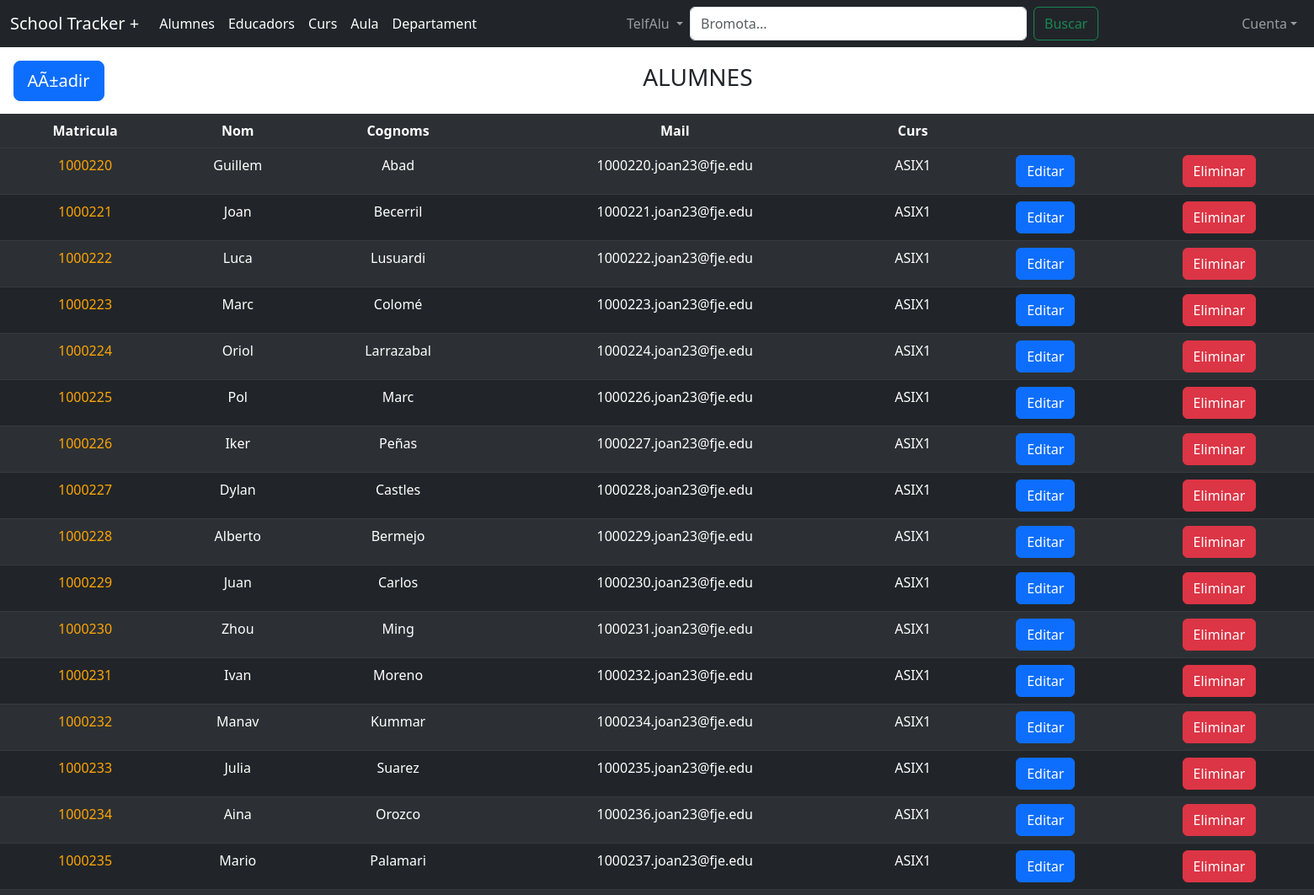
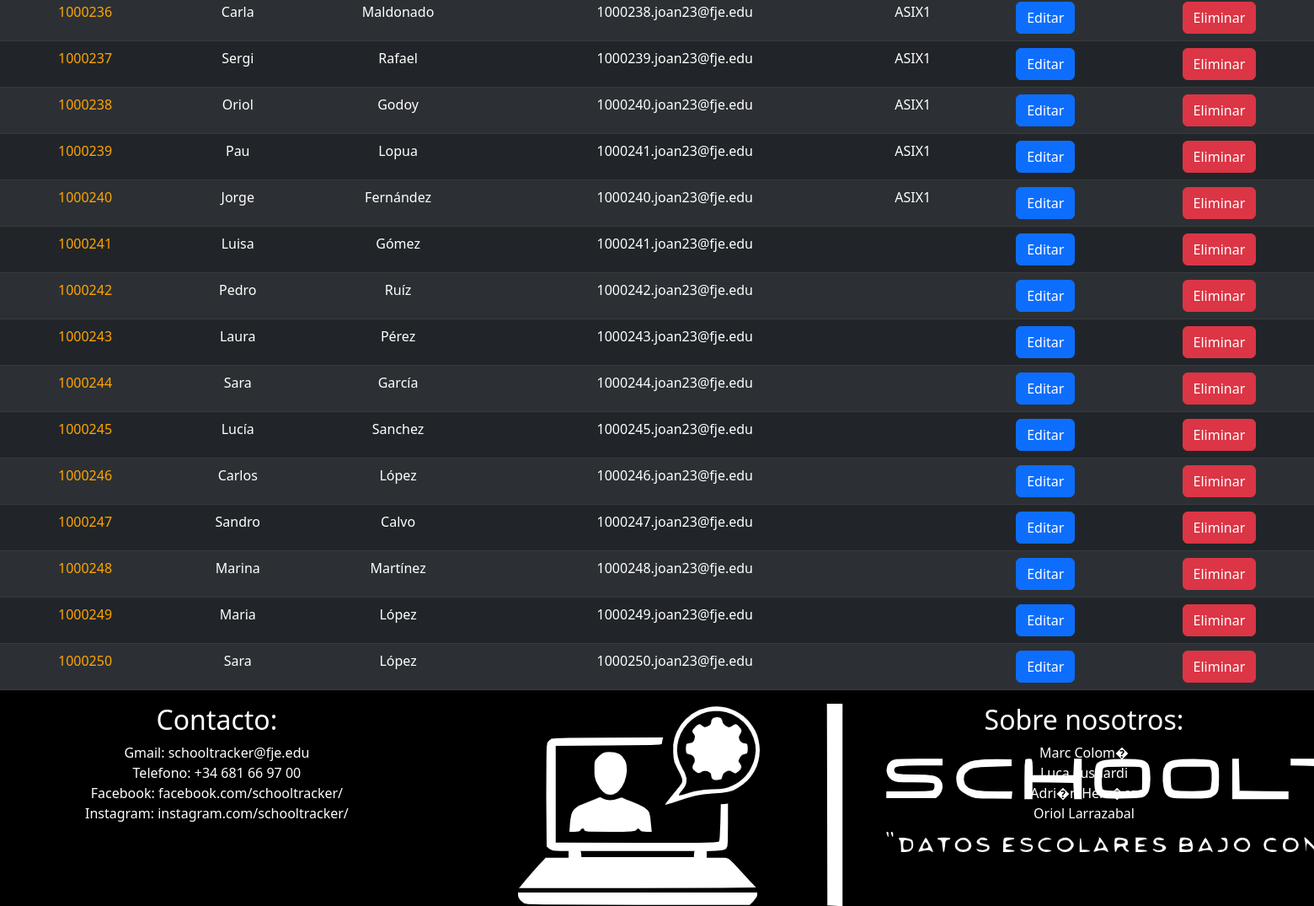
The app's page /?tabla=alumne&filtro=TelfAlu (signed in) with its own data (2 pictures, top to bottom).
### tables this page shows
CREATE TABLE `alumne` (
  `MatriculaAlu` INT(11) NOT NULL PRIMARY KEY AUTO_INCREMENT,
  `NomAlu` VARCHAR(25) NULL,
  `CognomsAlu` VARCHAR(45) NULL,
  `ImatgeAlu` VARCHAR(100) NULL,
  `TelfAlu` VARCHAR(9) NULL,
  `DireccioAlu` VARCHAR(100) NULL,
  `CPAlu` VARCHAR(8) NULL,
  `PwdAlu` VARCHAR(20) NULL,
  `GenereAlu` VARCHAR(1) NULL,
  `NomTutor1Alu` VARCHAR(45) NULL,
  `NomTutor2Alu` VARCHAR(45) NULL,
  `CognomTutor1Alu` VARCHAR(45) NULL,
  `CognomTutor2Alu` VARCHAR(45) NULL,
  `TelfTutor1Alu` VARCHAR(9) NULL,
  `TelfTutor2Alu` VARCHAR(9) NULL,
  `MailAlu` VARCHAR(45) NULL
);

### alumne/alumne.php (the view, shortened to what this page needs)
<table class="TablaAlu table table-dark table-striped table-hover">
    <div style="display: flex; align-items: center;width:100%; text-align:center">
        <a style="margin-right: 1vw;margin: 1vw" href="./alumne/formAltaAlu.php" class="btn btn-primary btn-lg">AÃ±adir</a><h3 style="text-align: center;margin-left: 40vw">ALUMNES</h3>
    </div>
    <thead">
        <tr>
        <th>Matricula</th>
        <th>Nom</th>
        <th>Cognoms</th>
        <th>Mail</th>
        <th>Curs</th>
        <th></th>
        <th></th>
        </tr>
    <tbody>
        <?php
        $query = "SELECT DISTINCT alumne.*, curs.NomCurs AS NomCurs FROM alumne
        LEFT JOIN nota ON nota.MatriculaAluNota = alumne.MatriculaAlu
        LEFT JOIN curs ON curs.IdCurs = nota.IdCursNota
        WHERE {$_GET['filtro']} LIKE ?";
        $stmt = $mysqli->prepare($query);
        $bromota = '%' . $_POST['bromota'] . '%';
        $stmt->bind_param("s", $bromota);
        $stmt->execute();
        $resultado = $stmt->get_result();
        if ($resultado->num_rows > 0) {
        while($row = $resultado->fetch_array()) {
            $fila = "<td><a style='color:orange; text-decoration:none' href='./alumne/personalAlu.php?id=" . $row["MatriculaAlu"] . "'>" . $row["MatriculaAlu"] . "</td></a>";
            $fila=$fila."<td>" . $row["NomAlu"] . "</td>";
            $fila=$fila."<td>" . $row["CognomsAlu"] . "</td>";
            $fila=$fila."<td>" . $row["MailAlu"] . "</td>";
            $fila=$fila."<td>" . $row["NomCurs"] . "</td>";
            $fila=$fila."<td><a href='./alumne/formEditaAlu.php?id=".$row["MatriculaAlu"]."' class='btn btn-primary btn-md'>Editar</a></td>";
            $fila=$fila."<td><a href='./alumne/eliminarAlu.php?Id=".$row["MatriculaAlu"]."' class='btn btn-danger btn-'>Eliminar</a></td></tr>";
            echo $fila;
            }
        }
        ?>
    </tbody>
</table>

### header.php (style rules this page uses)
.table { text-align: center; margin-bottom: 0; }

### records on screen
alumne: MatriculaAlu "1000220", NomAlu "Guillem", CognomsAlu "Abad", MailAlu "1000220.joan23@fje.edu", NomCurs "ASIX1"
alumne: MatriculaAlu "1000221", NomAlu "Joan", CognomsAlu "Becerril", MailAlu "1000221.joan23@fje.edu", NomCurs "ASIX1"
alumne: MatriculaAlu "1000222", NomAlu "Luca", CognomsAlu "Lusuardi", MailAlu "1000222.joan23@fje.edu", NomCurs "ASIX1"
alumne: MatriculaAlu "1000223", NomAlu "Marc", CognomsAlu "Colomé", MailAlu "1000223.joan23@fje.edu", NomCurs "ASIX1"
alumne: MatriculaAlu "1000224", NomAlu "Oriol", CognomsAlu "Larrazabal", MailAlu "1000224.joan23@fje.edu", NomCurs "ASIX1"
alumne: MatriculaAlu "1000225", NomAlu "Pol", CognomsAlu "Marc", MailAlu "1000226.joan23@fje.edu", NomCurs "ASIX1"
alumne: MatriculaAlu "1000226", NomAlu "Iker", CognomsAlu "Peñas", MailAlu "1000227.joan23@fje.edu", NomCurs "ASIX1"
alumne: MatriculaAlu "1000227", NomAlu "Dylan", CognomsAlu "Castles", MailAlu "1000228.joan23@fje.edu", NomCurs "ASIX1"
alumne: MatriculaAlu "1000228", NomAlu "Alberto", CognomsAlu "Bermejo", MailAlu "1000229.joan23@fje.edu", NomCurs "ASIX1"
alumne: MatriculaAlu "1000229", NomAlu "Juan", CognomsAlu "Carlos", MailAlu "1000230.joan23@fje.edu", NomCurs "ASIX1"
alumne: MatriculaAlu "1000230", NomAlu "Zhou", CognomsAlu "Ming", MailAlu "1000231.joan23@fje.edu", NomCurs "ASIX1"
alumne: MatriculaAlu "1000231", NomAlu "Ivan", CognomsAlu "Moreno", MailAlu "1000232.joan23@fje.edu", NomCurs "ASIX1"
alumne: MatriculaAlu "1000232", NomAlu "Manav", CognomsAlu "Kummar", MailAlu "1000234.joan23@fje.edu", NomCurs "ASIX1"
alumne: MatriculaAlu "1000233", NomAlu "Julia", CognomsAlu "Suarez", MailAlu "1000235.joan23@fje.edu", NomCurs "ASIX1"
alumne: MatriculaAlu "1000234", NomAlu "Aina", CognomsAlu "Orozco", MailAlu "1000236.joan23@fje.edu", NomCurs "ASIX1"
alumne: MatriculaAlu "1000235", NomAlu "Mario", CognomsAlu "Palamari", MailAlu "1000237.joan23@fje.edu", NomCurs "ASIX1"
alumne: MatriculaAlu "1000236", NomAlu "Carla", CognomsAlu "Maldonado", MailAlu "1000238.joan23@fje.edu", NomCurs "ASIX1"
alumne: MatriculaAlu "1000237", NomAlu "Sergi", CognomsAlu "Rafael", MailAlu "1000239.joan23@fje.edu", NomCurs "ASIX1"
alumne: MatriculaAlu "1000238", NomAlu "Oriol", CognomsAlu "Godoy", MailAlu "1000240.joan23@fje.edu", NomCurs "ASIX1"
alumne: MatriculaAlu "1000239", NomAlu "Pau", CognomsAlu "Lopua", MailAlu "1000241.joan23@fje.edu", NomCurs "ASIX1"
alumne: MatriculaAlu "1000240", NomAlu "Jorge", CognomsAlu "Fernández", MailAlu "1000240.joan23@fje.edu", NomCurs "ASIX1"
alumne: MatriculaAlu "1000241", NomAlu "Luisa", CognomsAlu "Gómez", MailAlu "1000241.joan23@fje.edu"
alumne: MatriculaAlu "1000242", NomAlu "Pedro", CognomsAlu "Ruíz", MailAlu "1000242.joan23@fje.edu"
alumne: MatriculaAlu "1000243", NomAlu "Laura", CognomsAlu "Pérez", MailAlu "1000243.joan23@fje.edu"
alumne: MatriculaAlu "1000244", NomAlu "Sara", CognomsAlu "García", MailAlu "1000244.joan23@fje.edu"
alumne: MatriculaAlu "1000245", NomAlu "Lucía", CognomsAlu "Sanchez", MailAlu "1000245.joan23@fje.edu"
alumne: MatriculaAlu "1000246", NomAlu "Carlos", CognomsAlu "López", MailAlu "1000246.joan23@fje.edu"
alumne: MatriculaAlu "1000247", NomAlu "Sandro", CognomsAlu "Calvo", MailAlu "1000247.joan23@fje.edu"
alumne: MatriculaAlu "1000248", NomAlu "Marina", CognomsAlu "Martínez", MailAlu "1000248.joan23@fje.edu"
alumne: MatriculaAlu "1000249", NomAlu "Maria", CognomsAlu "López", MailAlu "1000249.joan23@fje.edu"
alumne: MatriculaAlu "1000250", NomAlu "Sara", CognomsAlu "López", MailAlu "1000250.joan23@fje.edu"

### other values on screen
$_GET['filtro'] "TelfAlu"
